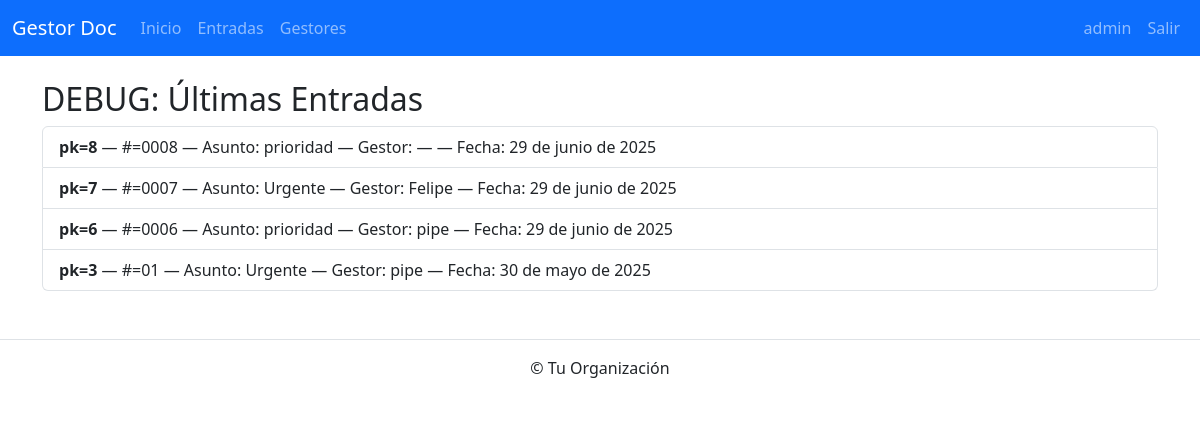
The app's page /debug/entradas/ (signed in) with its own data.
### correspondencia_app/models.py (models this page shows, shortened)
class CorrespondenciaEntrada(models.Model):
    numero_documento = models.CharField(
        max_length=10,
        unique=True,
        editable=False,
        help_text="Número secuencial autogenerado, p.ej. 0001, 0002…"
    )
    asunto           = models.CharField(max_length=200)
    remitente        = models.CharField(max_length=100, blank=True)
    destinatario     = models.CharField(max_length=100, blank=True)
    fecha_recepcion  = models.DateField(
        default=timezone.now,
        editable=False,
        help_text="Se asigna la fecha de hoy al crear"
    )
    estado           = models.CharField(
        max_length=50,
        choices=[
            ('Recibido', 'Recibido'),
            ('En Proceso', 'En Proceso'),
            ('Finalizado', 'Finalizado'),
        ],
        default='Recibido'
    )
    gestor           = models.ForeignKey(
        DocumentManager,
        on_delete=models.SET_NULL,
        null=True,
        blank=True
    )
    archivo_adjunto  = models.FileField(
        upload_to='entradas/',
        blank=True,
        null=True
    )

class DocumentManager(models.Model):
    nombre    = models.CharField(max_length=100)
    email     = models.EmailField(max_length=100, unique=True)
    telefono  = models.CharField(max_length=20, blank=True)

### correspondencia_app/views.py (the view)
# urls.py: path('debug/entradas/',             views.debug_entradas,               name='debug_entradas'),
@login_required
def debug_entradas(request):
    entradas = CorrespondenciaEntrada.objects.order_by('-pk')[:10]
    return render(request, 'correspondencia_app/debug_entradas.html', {'entradas': entradas})

### templates/correspondencia_app/debug_entradas.html (shortened to what this page needs)
{% extends "correspondencia_app/base.html" %}
{% block content %}
  <h2>DEBUG: Últimas Entradas</h2>
  <ul class="list-group">
    {% for e in entradas %}
      <li class="list-group-item">
        <strong>pk={{ e.pk }}</strong> —
        #={{ e.numero_documento }} —
        Asunto: {{ e.asunto }} —
        Gestor: {% if e.gestor %}{{ e.gestor.nombre }}{% else %}&mdash;{% endif %} —
        Fecha: {{ e.fecha_recepcion }}
      </li>
    {% empty %}
      <li class="list-group-item">No hay entradas.</li>
    {% endfor %}
  </ul>
{% endblock %}

### templates/correspondencia_app/base.html (shortened to what this page needs)
{% load static %}
<!DOCTYPE html>
<html lang="es">
<head>
  <link
    href="https://cdn.jsdelivr.net/npm/bootstrap@5.3.0/dist/css/bootstrap.min.css"
    rel="stylesheet"
  >
  <link
    rel="stylesheet"
    href="https://cdn.jsdelivr.net/npm/bootstrap-icons@1.10.5/font/bootstrap-icons.css"
  >
  <link rel="stylesheet" href="{% static 'css/custom.css' %}">
</head>
<body>
  <nav class="navbar navbar-expand-lg navbar-dark bg-primary">
    <div class="container-fluid">
      <a class="navbar-brand" href="{% url 'correspondencia_app:dashboard_stats' %}">
        Gestor Doc
      </a>
      <div class="collapse navbar-collapse" id="navbarSupportedContent">
        <ul class="navbar-nav me-auto mb-2 mb-lg-0">
          <li class="nav-item">
            <a class="nav-link" href="{% url 'correspondencia_app:dashboard_stats' %}">Inicio</a>
          </li>
          <li class="nav-item">
            <a class="nav-link" href="{% url 'correspondencia_app:entrada_list' %}">Entradas</a>
          </li>
          <li class="nav-item">
            <a class="nav-link" href="{% url 'correspondencia_app:document_manager_list' %}">Gestores</a>
          </li>
        </ul>
        <ul class="navbar-nav">
          {% if user.is_authenticated %}
            <li class="nav-item">
              <span class="nav-link">{{ user.username }}</span>
            </li>
            <li class="nav-item">
              <a class="nav-link" href="{% url 'correspondencia_app:logout' %}">Salir</a>
            </li>
          {% else %}
            <li class="nav-item">
              <a class="nav-link" href="{% url 'correspondencia_app:login' %}">Iniciar sesión</a>
            </li>
          {% endif %}
        </ul>
      </div>
    </div>
  </nav>
  <main class="container mt-4">
    {% block content %}{% endblock %}
  </main>
  <footer class="text-center py-3 mt-5 border-top">
    &copy; {{ now|date:"Y" }} Tu Organización
  </footer>
</body>
</html>

### static/css/custom.css (style rules this page uses)
.navbar { margin-bottom: 1rem; }

### records on screen
CorrespondenciaEntrada: pk "8", numero_documento "0008", asunto "prioridad", fecha_recepcion "29 de junio de 2025"
CorrespondenciaEntrada: pk "7", numero_documento "0007", asunto "Urgente", gestor.nombre "Felipe", fecha_recepcion "29 de junio de 2025"
CorrespondenciaEntrada: pk "6", numero_documento "0006", asunto "prioridad", gestor.nombre "pipe", fecha_recepcion "29 de junio de 2025"
CorrespondenciaEntrada: pk "3", numero_documento "01", asunto "Urgente", gestor.nombre "pipe", fecha_recepcion "30 de mayo de 2025"

### other values on screen
{{ user.username }} "admin"
